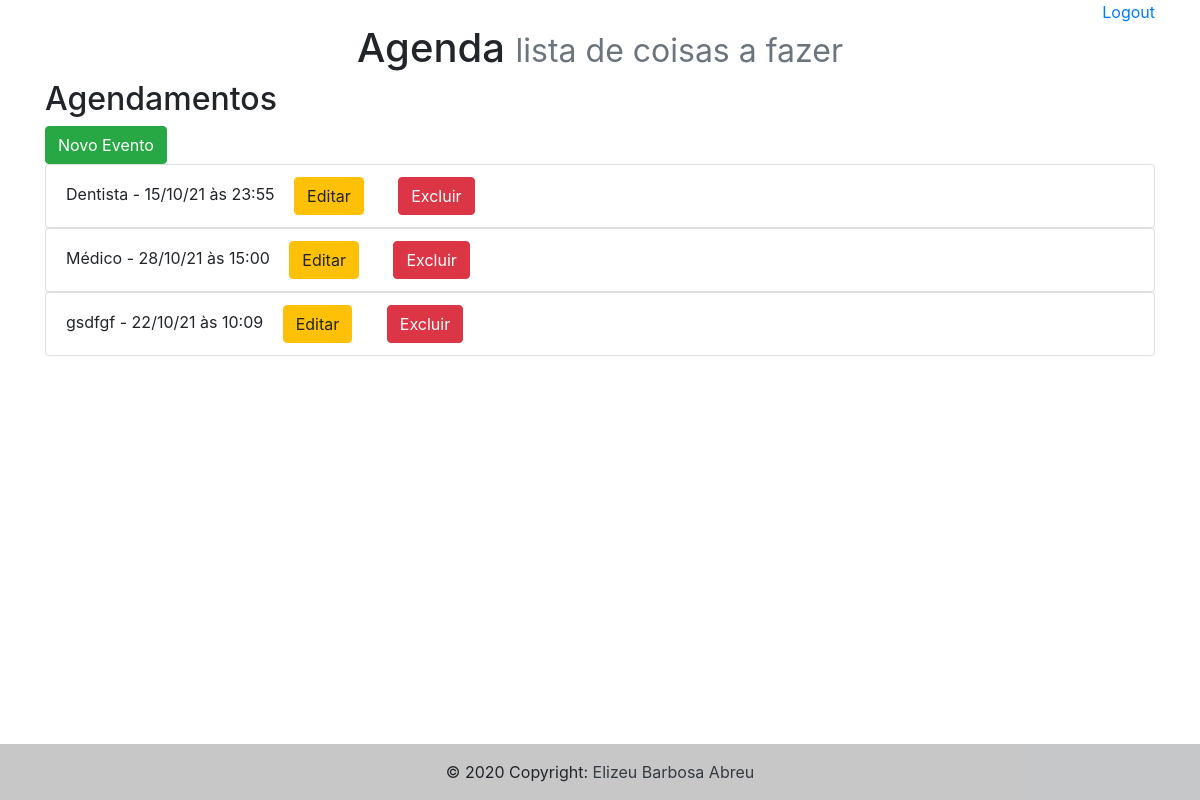
The app's page /agenda/ (signed in), older data.
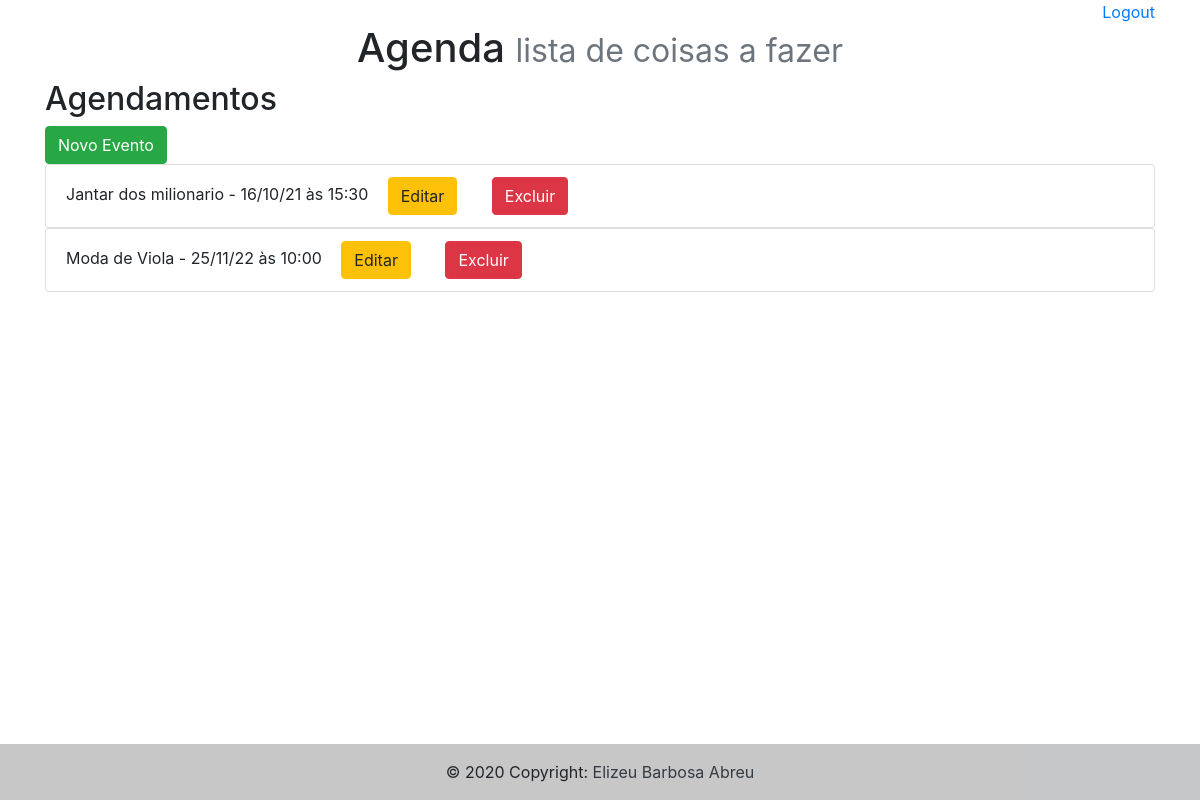
The same page, newer data.
### core/models.py (models this page shows, shortened)
class Evento(models.Model):
    titulo = models.CharField(max_length=100)
    descricao = models.TextField(blank=True, null=True)
    data_evento = models.DateTimeField(verbose_name='Data do Evento')
    data_criacao = models.DateTimeField(auto_now=True, verbose_name='Data de Registro do Evento')
    usuario = models.ForeignKey(User, on_delete=models.CASCADE)
    class Meta:
        db_table = 'evento'
    def get_data_evento(self):
        return self.data_evento.strftime('%d/%m/%y às %H:%M')
    def get_evento_atrasado(self):
        if self.data_evento < datetime.now():
            return True
        else:
            return False

### core/views.py (the view)
# urls.py: path('agenda/', views.lista_eventos),
@login_required(login_url='/login/')
def lista_eventos(request):
    usuario = request.user
    data_atual = datetime.now() - timedelta(hours=1)
    evento = Evento.objects.filter(usuario=usuario,
                                   data_evento__gt=data_atual)
    dados = {'eventos': evento}
    return render(request, 'agenda.html', dados)

### templates/agenda.html (shortened to what this page needs)
{% extends "model-page.html" %}
{% block content %}
    <h2>Agendamentos</h2>
    <a href="evento/">
        <button class="btn btn-success" type="button">Novo Evento</button>
    </a>
    <ul class="list-group">
    {% for evento in eventos %}
        <div style=>
            <li class="list-group-item">{{ evento.titulo }} - {{ evento.get_data_evento }}
            <span class="col-sm-offset-10 col-sm-1">
            <a class="btn btn-warning" href='evento/?id={{ evento.id }}'>Editar</a>
            </span>
            <span class="col-sm-1">
            <a class="btn btn-danger" href='evento/delete/{{ evento.id }}/'>Excluir</a>
            </span>
            </li>
        </div>
    {% endfor %}
    </ul>
 {% endblock %}

### templates/model-page.html (shortened to what this page needs)
<!DOCTYPE html>
<html>
<head>
    {% include "model-header.html" %}
</head>
<body>
    <link rel="stylesheet" href="https://maxcdn.bootstrapcdn.com/bootstrap/4.0.0-alpha.6/css/bootstrap.min.css">
    <div class="container">
    {% block content %}{% endblock %}
    </div>
    {% include "model-footer.html" %}
</body>
</html>

### templates/model-header.html (shortened to what this page needs)
    {% load static %}
    <link rel="stylesheet" href="https://stackpath.bootstrapcdn.com/bootstrap/4.4.1/css/bootstrap.min.css">
    <div align="right" class="container">
        <a href="/logout">Logout</a>
    </div>
    <div class="container" align="center">
        <h1>
        Agenda
        <small class="text-muted">lista de coisas a fazer</small>
        </h1>
    </div>

### templates/model-footer.html
<footer class="bg-light text-center text-lg-start fixed-bottom">
  <div class="text-center p-3" style="background-color: rgba(0, 0, 0, 0.2);">
    © 2020 Copyright:
    <a class="text-dark" href="https://www.linkedin.com/in/elizeu-barbosa-abreu-69965b218/">Elizeu Barbosa Abreu</a>
  </div>
</footer>

Row changes from the older to the newer data that the page shows:
removed Evento: titulo "Dentista", get_data_evento "15/10/21 às 23:55"
removed Evento: titulo "Médico", get_data_evento "28/10/21 às 15:00"
removed Evento: titulo "gsdfgf", get_data_evento "22/10/21 às 10:09"
added Evento: titulo "Jantar dos milionario", get_data_evento "16/10/21 às 15:30"
added Evento: titulo "Moda de Viola", get_data_evento "25/11/22 às 10:00"
